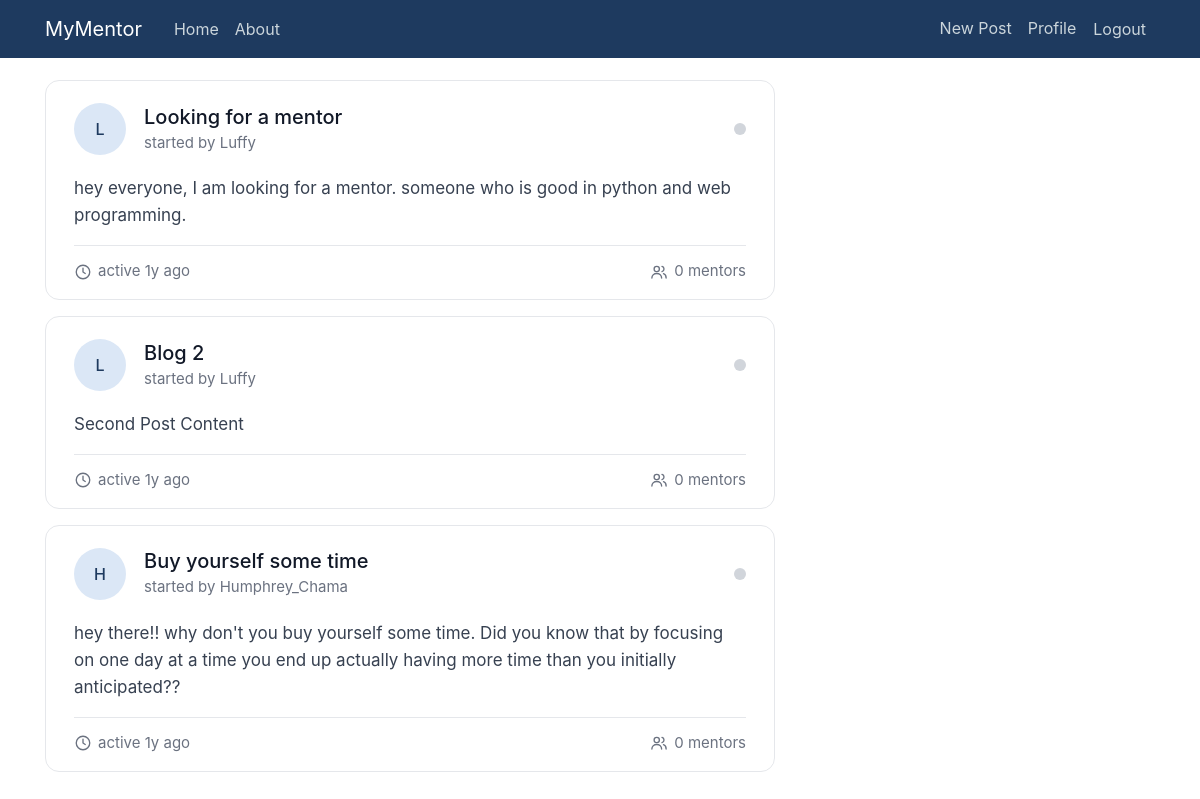
Screenshot of /home/ (signed in) with the database file from the repository.
### blog/models.py (models this page shows, shortened)
class Post(models.Model):
    SEEKING = 'seeking'
    OFFERING = 'offering'
    KIND_CHOICES = [
        (SEEKING, "I'm looking for a mentor"),
        (OFFERING, "I'm offering to mentor"),
    ]
    title = models.CharField(max_length=100)
    content = models.TextField()
    date_posted = models.DateTimeField(default=timezone.now)
    author = models.ForeignKey(User, on_delete=models.CASCADE)
    kind = models.CharField('This post is', max_length=10, choices=KIND_CHOICES, default=SEEKING)
    @property
    def member_role(self):
        return 'mentor' if self.kind == self.SEEKING else 'mentee'
    @property
    def last_activity(self):
        if hasattr(self, 'last_message_at'):  # annotated by the feed query
            last = self.last_message_at
        else:
            last = self.messages.order_by('-created_at').values_list('created_at', flat=True).first()
        return max(last, self.date_posted) if last else self.date_posted
    @property
    def is_active(self):
        return timezone.now() - self.last_activity < timedelta(hours=24)
    @property
    def age_label(self):
        return short_age(self.last_activity)

### blog/views.py (the view)
# urls.py: path('', PostListView.as_view(), name='blog-home'),
class PostListView(LoginRequiredMixin, ListView):
    model = Post
    template_name = 'blog/home.html' # <app>/<model>_<viewtype>.html
    context_object_name = 'posts'
    def get_queryset(self):
        return (Post.objects
                .select_related('author')
                .annotate(member_count=Count('memberships', distinct=True),
                          last_message_at=Max('messages__created_at'))
                .order_by('-date_posted'))

### blog/models.py (called while the page is built)
def short_age(moment):
    seconds = int((timezone.now() - moment).total_seconds())
    if seconds < 60:
        return 'just now'
    for unit, size in (('y', 31536000), ('mo', 2592000), ('w', 604800),
                       ('d', 86400), ('h', 3600), ('m', 60)):
        if seconds >= size:
            return f'{seconds // size}{unit} ago'

### blog/templates/blog/home.html
{% extends 'blog/base.html' %}
{% block content %}
    {% for post in posts %}
        <article class="post-card">
            <header class="post-card-header">
                <div class="post-avatar" aria-hidden="true">{{ post.author.username|first|upper }}</div>
                <div class="post-heading">
                    <h2 class="post-title">
                        <a href="{% url 'post-detail' post.id %}">{{ post.title }}</a>
                    </h2>
                    <span class="post-author">started by {{ post.author.username }}</span>
                </div>
                <span class="post-status {% if post.is_active %}is-active{% endif %}"
                      title="{% if post.is_active %}Active{% else %}Inactive{% endif %}"></span>
            </header>
            <p class="post-body">{{ post.content }}</p>
            <footer class="post-card-footer">
                <span class="post-meta" title="{{ post.date_posted|date:'F d, Y H:i' }}">
                    <svg viewBox="0 0 24 24" aria-hidden="true"><circle cx="12" cy="12" r="9"/><path d="M12 7v5l3 2"/></svg>
                    active {{ post.age_label }}
                </span>
                <span class="post-meta">
                    <svg viewBox="0 0 24 24" aria-hidden="true"><circle cx="9" cy="8" r="3.5"/><path d="M2.5 20c0-3.6 2.9-6 6.5-6s6.5 2.4 6.5 6"/><path d="M16 4.6a3.5 3.5 0 0 1 0 6.8"/><path d="M18 14.3c2.1.6 3.5 2.6 3.5 5.7"/></svg>
                    {{ post.member_count }} {{ post.member_role }}{{ post.member_count|pluralize }}
                </span>
            </footer>
        </article>
    {% empty %}
        <p class="text-muted">No posts yet.</p>
    {% endfor %}
{% endblock content %}

### blog/templates/blog/base.html (shortened to what this page needs)
{% load static %}
<!DOCTYPE html>
<html lang="en">
<head>
    <link rel="stylesheet" href="https://cdn.jsdelivr.net/npm/bootstrap@4.0.0/dist/css/bootstrap.min.css">
    <link rel="stylesheet" type="text/css" href="{% static 'blog/main.css' %}">
</head>
<body class="{% block body_class %}{% endblock %}">
    <header class="site-header">
        <nav class="navbar navbar-expand-md navbar-dark bg-steel fixed-top">
            <div class="container">
            <a class="navbar-brand mr-4" href="{% url 'blog-home' %}">MyMentor</a>
            <div class="collapse navbar-collapse" id="navbarToggle">
                <div class="navbar-nav mr-auto">
                <a class="nav-item nav-link" href="{% url 'blog-home' %}">Home</a>
                <a class="nav-item nav-link" href="{% url 'blog-about' %}">About</a>
                </div>
                <div class="navbar-nav">
                  {% if user.is_authenticated %}
                     <a class="nav-item nav-link" href="{% url 'post-create' %}">New Post</a>
                     <a class="nav-item nav-link" href="{% url 'profile' %}">Profile</a>
                    <form action="{% url 'logout'%}" method="post"  class="d-inline">
                      <button class="nav-item nav-link btn btn-link">Logout</button>
                    </form>
                  {% else %}
                    <a class="nav-item nav-link" href="{% url 'login' %}">Login</a>
                    <a class="nav-item nav-link" href="{% url 'register' %}">Register</a>
                  {% endif %}
                </div>
            </div>
            </div>
        </nav>
    </header>
    <main role="main" class="container">
  <div class="row">
    <div class="col-md-8">
      {% block content %}{% endblock %}
    </div>
  </div>
</main>
</body>
</html>

### blog/static/blog/main.css (style rules this page uses)
body { background: #ffffff; color: #333333; margin-top: 5rem; }
h1, h2, h3, h4, h5, h6 { color: #444444; }
.bg-steel { background-color: #1E3A5F; }
.site-header .navbar-nav .nav-link { color: #cbd5db; }
.post-card { position: relative; background: #ffffff; border: 1px solid #e5e7eb; border-radius: 14px; padding: 22px 28px 16px; margin-bottom: 16px; transition: box-shadow 0.15s, border-color 0.15s; }
.post-card-header { display: flex; align-items: center; gap: 18px; }
.post-avatar { flex-shrink: 0; width: 52px; height: 52px; border-radius: 50%; background: #dbe7f6; color: #1E3A5F; display: flex; align-items: center; justify-content: center; font-size: 16px; font-weight: 500; }
.post-heading { flex: 1; min-width: 0; }
.post-title { font-size: 20px; font-weight: 500; line-height: 1.3; margin: 0; overflow-wrap: anywhere; }
.post-title a { color: #111827; text-decoration: none; }
.post-title a::after { content: ""; position: absolute; inset: 0; border-radius: 14px; }
.post-author { display: block; margin-top: 2px; font-size: 15px; color: #6b7280; }
.post-status { flex-shrink: 0; align-self: center; width: 12px; height: 12px; border-radius: 50%; background: #d1d5db; }
.post-body { margin: 20px 0 16px; font-size: 17px; line-height: 1.6; color: #374151; white-space: pre-line; overflow-wrap: anywhere; display: -webkit-box; -webkit-line-clamp: 4; -webkit-box-orient: vertical; overflow: hidden; }
.post-card-footer { display: flex; justify-content: space-between; align-items: center; gap: 12px; padding-top: 14px; border-top: 1px solid #e5e7eb; }
.post-meta { display: inline-flex; align-items: center; gap: 6px; font-size: 15px; color: #6b7280; white-space: nowrap; }
.post-meta svg { width: 18px; height: 18px; fill: none; stroke: currentColor; stroke-width: 1.8; stroke-linecap: round; stroke-linejoin: round; }

### rows the page displays
Post: author.username|first "L", title "Looking for a mentor", author.username "Luffy", content "hey everyone, I am looking for a mentor. someone who is good in python and web programming.", age_label "1y ago", member_count "0", member_role "mentor"
Post: author.username|first "L", title "Blog 2", author.username "Luffy", content "Second Post Content", age_label "1y ago", member_count "0", member_role "mentor"
Post: author.username|first "H", title "Buy yourself some time", author.username "Humphrey_Chama", content "hey there!! why don't you buy yourself some time. Did you know that by focusing on one day at a time you end up actually having more time than you initially anticipated??", age_label "1y ago", member_count "0", member_role "mentor"
